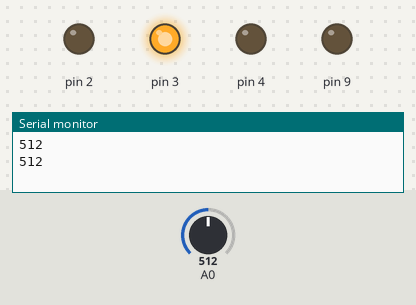
Recording of a sketch running on a simulated Arduino Uno, built with avr-gcc and run on an emulated ATmega328P. Parts: output pins drawn as LEDs (lit = HIGH), the last lines printed to the serial monitor. Inputs (shaded band) come from the test bench; at power-on: A0 = 512.

Above: at 2.8 s.
2.9 s: A0 set to 843
4.4 s: A0 set to 860
At 7.2 s:
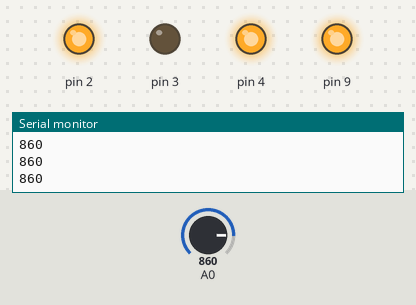
7.5 s: A0 set to 840
At 8.8 s:
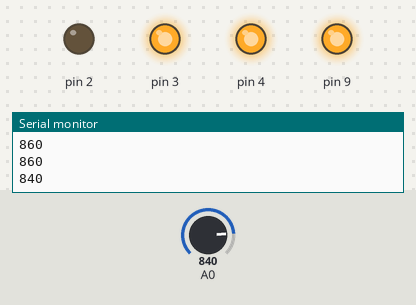
10.5 s: A0 set to 900
At 11.8 s:
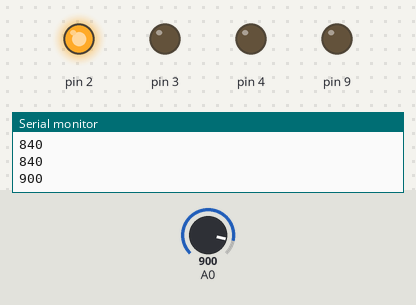
13.5 s: A0 set to 716
At 15.4 s:
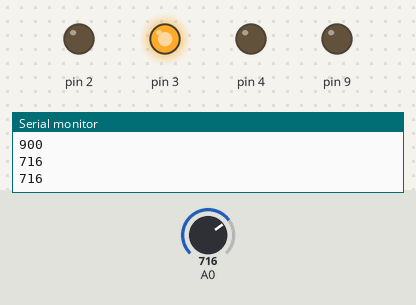
Timing chart, 0 to 16.9 s (numbered marks = the images above; inputs shaded):
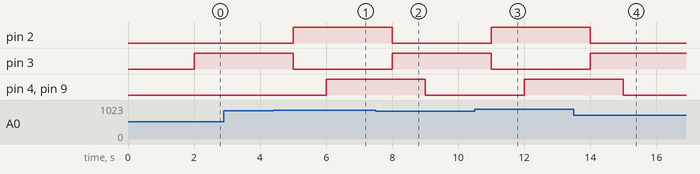

The sketch:

Progra3ProyectoHumedad.ino
```cpp
#include "MyLibrary.h"
Info hum;

void setup() {
  // put your setup code here, to run once:
  hum.Mode(3,2);
}

void loop() {
  // put your main code here, to run repeatedly:
  hum.SensorTemp();
  hum.LEDS(3,2);
  hum.bomba();
}
```

MyLibrary.h
```cpp
class Info {
private:
  int Gled, Rled, TempSensor, Humidity;
public:
  void Mode(int Gled, int Rled) {  //param: GreenLed,RedLed,DHT11 Sensor.
    Serial.begin(9600);
    pinMode(Gled, OUTPUT);
    pinMode(Rled, OUTPUT);
    pinMode(9,OUTPUT);
    digitalWrite(Rled, LOW);
    digitalWrite(Gled, LOW);
    pinMode(4, OUTPUT);

  }
  int SensorTemp() {
    delay(1000);
    Humidity = analogRead(A0);
    Serial.println(Humidity);
    return Humidity;
  }
  void LEDS(int Gled, int Rled) {
    int read = SensorTemp();
    if (read >= 850) {
      digitalWrite(Rled, HIGH);
      digitalWrite(Gled, LOW);
    } else if (read < 850) {
      digitalWrite(Rled, LOW);
      digitalWrite(Gled, HIGH);
    }
  }
  void bomba() {
    int read = SensorTemp();
    if (read >= 850) {
      digitalWrite(9, HIGH);
      digitalWrite(4, HIGH);

    } else if (read < 850) {
      digitalWrite(9, LOW);
      digitalWrite(4, LOW);
    }
  }
};
```

Measured:
- the behaviour switches between 849 and 850 on A0 (found by bisection; images 0 and 1)
- after the input at 4.4 s, pin 2: LOW → HIGH after 0.60 s; pin 3: HIGH → LOW after 0.60 s; pin 4, pin 9: LOW → HIGH after 1.6 s
- after the input at 7.5 s, pin 2: HIGH → LOW after 0.50 s; pin 3: LOW → HIGH after 0.50 s; pin 4, pin 9: HIGH → LOW after 1.5 s
- after the input at 10.5 s, pin 2: LOW → HIGH after 0.50 s; pin 3: HIGH → LOW after 0.50 s; pin 4, pin 9: LOW → HIGH after 1.5 s
- after the input at 13.5 s, pin 2: HIGH → LOW after 0.50 s; pin 3: LOW → HIGH after 0.50 s; pin 4, pin 9: HIGH → LOW after 1.5 s
